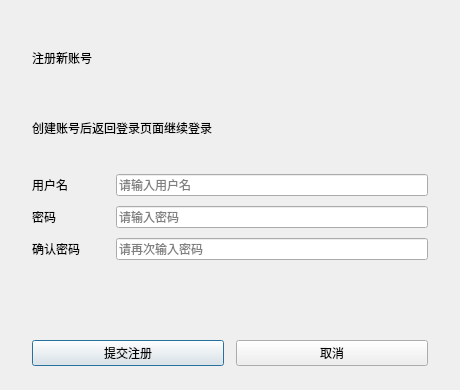
<?xml version="1.0" encoding="UTF-8"?>
<ui version="4.0">
 <class>RegisterDialog</class>
 <widget class="QDialog" name="RegisterDialog">
  <property name="geometry">
   <rect>
    <x>0</x>
    <y>0</y>
    <width>460</width>
    <height>390</height>
   </rect>
  </property>
  <property name="minimumSize">
   <size>
    <width>420</width>
    <height>350</height>
   </size>
  </property>
  <property name="windowTitle">
   <string>注册新账号</string>
  </property>
  <layout class="QVBoxLayout" name="rootLayout">
   <property name="leftMargin">
    <number>32</number>
   </property>
   <property name="topMargin">
    <number>28</number>
   </property>
   <property name="rightMargin">
    <number>32</number>
   </property>
   <property name="bottomMargin">
    <number>24</number>
   </property>
   <property name="spacing">
    <number>10</number>
   </property>
   <item>
    <widget class="QLabel" name="dialogTitle">
     <property name="text">
      <string>注册新账号</string>
     </property>
    </widget>
   </item>
   <item>
    <widget class="QLabel" name="dialogSubtitle">
     <property name="text">
      <string>创建账号后返回登录页面继续登录</string>
     </property>
    </widget>
   </item>
   <item>
    <spacer name="titleSpacer">
     <property name="orientation">
      <enum>Qt::Vertical</enum>
     </property>
     <property name="sizeType">
      <enum>QSizePolicy::Fixed</enum>
     </property>
     <property name="sizeHint" stdset="0">
      <size>
       <width>20</width>
       <height>6</height>
      </size>
     </property>
    </spacer>
   </item>
   <item>
    <layout class="QHBoxLayout" name="usernameRow">
     <property name="spacing">
      <number>12</number>
     </property>
     <item>
      <widget class="QLabel" name="usernameLabel">
       <property name="minimumSize">
        <size>
         <width>72</width>
         <height>0</height>
        </size>
       </property>
       <property name="text">
        <string>用户名</string>
       </property>
       <property name="objectName">
        <string>fieldLabel</string>
       </property>
      </widget>
     </item>
     <item>
      <widget class="QLineEdit" name="usernameEdit">
       <property name="placeholderText">
        <string>请输入用户名</string>
       </property>
       <property name="clearButtonEnabled">
        <bool>true</bool>
       </property>
      </widget>
     </item>
    </layout>
   </item>
   <item>
    <layout class="QHBoxLayout" name="passwordRow">
     <property name="spacing">
      <number>12</number>
     </property>
     <item>
      <widget class="QLabel" name="passwordLabel">
       <property name="minimumSize">
        <size>
         <width>72</width>
         <height>0</height>
        </size>
       </property>
       <property name="text">
        <string>密码</string>
       </property>
       <property name="objectName">
        <string>fieldLabel</string>
       </property>
      </widget>
     </item>
     <item>
      <widget class="QLineEdit" name="passwordEdit">
       <property name="echoMode">
        <enum>QLineEdit::Password</enum>
       </property>
       <property name="placeholderText">
        <string>请输入密码</string>
       </property>
      </widget>
     </item>
    </layout>
   </item>
   <item>
    <layout class="QHBoxLayout" name="confirmPasswordRow">
     <property name="spacing">
      <number>12</number>
     </property>
     <item>
      <widget class="QLabel" name="confirmPasswordLabel">
       <property name="minimumSize">
        <size>
         <width>72</width>
         <height>0</height>
        </size>
       </property>
       <property name="text">
        <string>确认密码</string>
       </property>
       <property name="objectName">
        <string>fieldLabel</string>
       </property>
      </widget>
     </item>
     <item>
      <widget class="QLineEdit" name="confirmPasswordEdit">
       <property name="echoMode">
        <enum>QLineEdit::Password</enum>
       </property>
       <property name="placeholderText">
        <string>请再次输入密码</string>
       </property>
      </widget>
     </item>
    </layout>
   </item>
   <item>
    <widget class="QLabel" name="statusLabel">
     <property name="minimumSize">
      <size>
       <width>0</width>
       <height>26</height>
      </size>
     </property>
     <property name="text">
      <string/>
     </property>
     <property name="alignment">
      <set>Qt::AlignCenter</set>
     </property>
     <property name="wordWrap">
      <bool>true</bool>
     </property>
    </widget>
   </item>
   <item>
    <layout class="QHBoxLayout" name="buttonLayout">
     <property name="spacing">
      <number>12</number>
     </property>
     <item>
      <widget class="QPushButton" name="registerButton">
       <property name="cursor">
        <cursorShape>PointingHandCursor</cursorShape>
       </property>
       <property name="text">
        <string>提交注册</string>
       </property>
      </widget>
     </item>
     <item>
      <widget class="QPushButton" name="cancelButton">
       <property name="cursor">
        <cursorShape>PointingHandCursor</cursorShape>
       </property>
       <property name="text">
        <string>取消</string>
       </property>
      </widget>
     </item>
    </layout>
   </item>
  </layout>
 </widget>
 <resources/>
 <connections/>
</ui>
